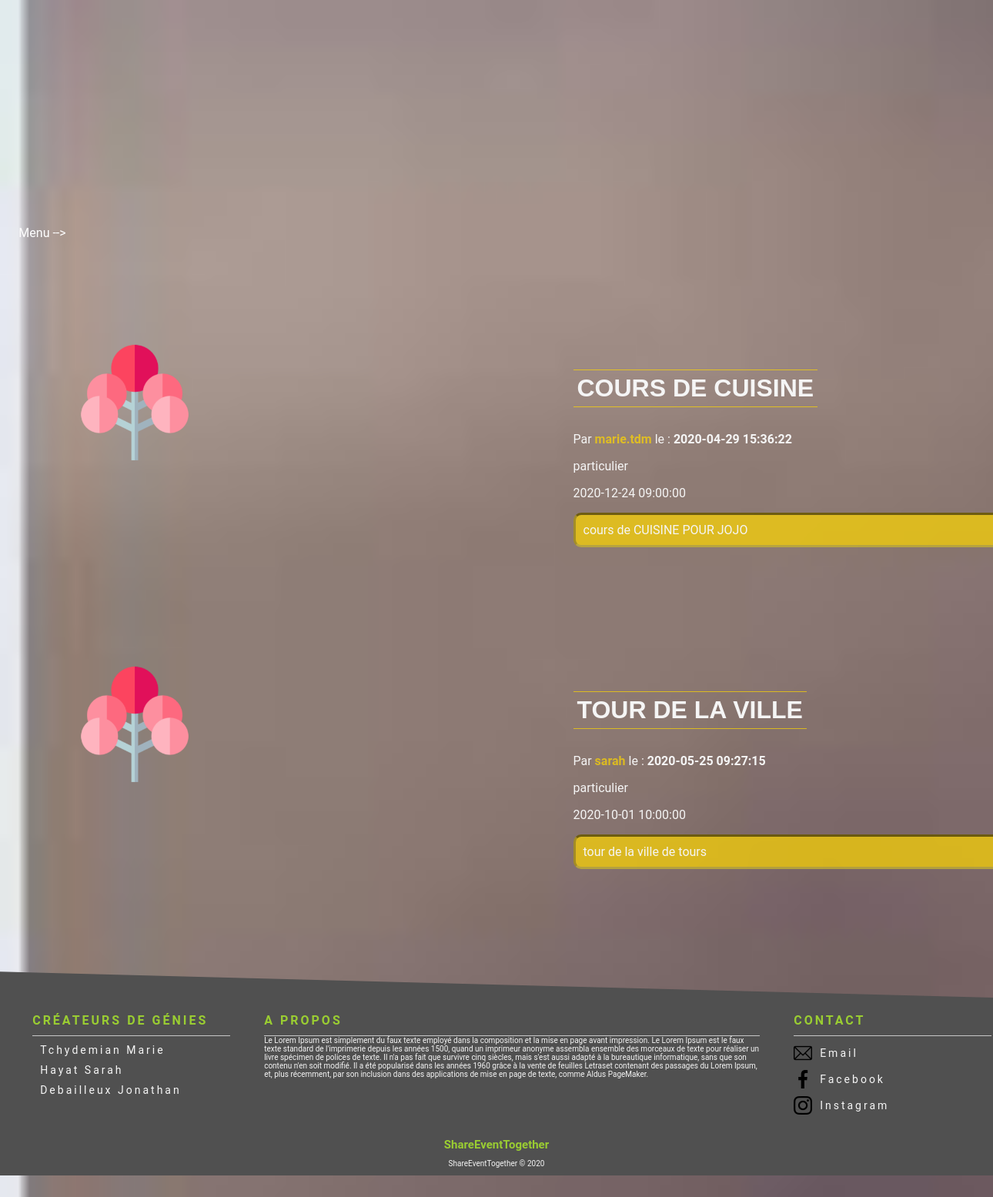
The app's page /php/searchHeader.php with its own data.
### tables this page shows
CREATE TABLE `evenements` (
  `id_evenement` int(11) NOT NULL,
  `id_utilisateur` int(11) NOT NULL,
  `date_poste` datetime NOT NULL DEFAULT CURRENT_TIMESTAMP,
  `description` text NOT NULL,
  `date_evenement` datetime NOT NULL,
  `titre_evenement` varchar(250) NOT NULL,
  `id_karma` int(11) DEFAULT NULL,
  `id_categorie` int(11) DEFAULT NULL,
  `adresse` varchar(250) NOT NULL,
  `code_postal` int(5) NOT NULL,
  `commune` varchar(250) NOT NULL,
  `y` float DEFAULT NULL,
  `x` float DEFAULT NULL
);

CREATE TABLE `utilisateurs` (
  `id_utilisateur` int(11) NOT NULL,
  `prenom` varchar(100) NOT NULL,
  `nom` varchar(100) NOT NULL,
  `date_naissance` date NOT NULL,
  `adresse` varchar(250) NOT NULL,
  `code_postale` int(5) NOT NULL,
  `pays` varchar(100) NOT NULL,
  `telephone` int(10) NOT NULL,
  `mail` varchar(250) NOT NULL,
  `pseudo` varchar(100) NOT NULL,
  `mot_de_passe` varchar(255) NOT NULL,
  `type_utilisateur` varchar(50) NOT NULL,
  `ville` varchar(200) NOT NULL,
  `date_creation_utilisateur` datetime DEFAULT CURRENT_TIMESTAMP,
  `karma` decimal(4,2) DEFAULT '0.00'
);

### php/searchHeader.php (the view, shortened to what this page needs)
<?php
require("../controllers/bdd.php");
?>
<!DOCTYPE html>
<html lang="fr">
<head>
    <link rel="stylesheet" href="../assets/css/events.css"/>
</head>
<body>
<?php
if (isset($_SESSION['username'])) {
    require("headerConnect.php");
} else {
    require("headerDisconnect.php");
}
$articles = $bdd->query('SELECT * FROM evenements as e LEFT JOIN utilisateurs as u ON e.id_utilisateur = u.id_utilisateur ORDER BY e.date_evenement DESC');
?>
<section class="fond">
    <div class="filter">
        <?php
        if ($articles->rowCount() > 0) {
        while ($donnees = $articles->fetch()) {
            ?>
            <div class="listOfEvent">
                <ul class="collectionItem">
                    <div class="pictureEvent">
                        <img id="imgTree" src="../assets/images/arbre_icon.png"/>
                    </div>
                    <div class="pictureEvent">
                        <h3 class="titleOfEvent"><?php echo $donnees['titre_evenement']; ?> </h3>
                        <p><?php echo "Par " ?> <b><a href="userProfil.php?id_user= <?php echo $donnees['id_utilisateur'] ?>"> <?php echo $donnees['pseudo'] ?></a></b> le : <b> <?php echo $donnees['date_poste'] ?></b></p>
                        <p><?php echo $donnees['type_utilisateur']; ?></p>
                        <p><?php echo $donnees['date_evenement']; ?></p>
                        <p class="description"><?php echo $donnees['description']; ?></p>
                    </div>
                </ul>
            </div>
            <?php
        }
        ?>
    </div>
</section>
<?php
require("footer.php");
?>
</body>
</html>
<?php
} else {
    ?>
    Aucun résultat pour : <?= $search ?>...
    <?php
}
?>

### assets/css/events.css (style rules this page uses)
body { margin: 0 !important; font-family: 'Roboto', sans-serif; color: whitesmoke; background: url(../images/test.jpg) no-repeat fixed; background-size: cover; }
.fond { display: flex; margin-left: 5%; margin-right: 5%; padding: 10px 10px 10px 10px; border-radius: 10px; top: 195px; height: 800px; width: 100%; overflow: scroll; }
.fond { display: block; }
#imgTree { width: 150px; }
.pictureEvent { width: 75%; padding-bottom: 10px; padding-left: 20px; position: relative; height: fit-content; margin-left: 5px; }
.listOfEvent { margin-bottom: 10%; }
.titleOfEvent { border-bottom: solid 1px rgba(255,215, 0,0.7); border-top: solid 1px rgba(255,215, 0,0.7); padding: 5px; font-size: 2rem; width: fit-content; text-align: center; text-transform: uppercase; font-family: 'Arbutus Slab', sans-serif ; }
.collectionItem { display: flex; flex-direction: row; margin: 0; padding: 0; justify-content: center; }
.description { background: rgba(255,215, 0,0.7) ; padding: 10px; color: whitesmoke; border-radius: 10px; width: fit-content; width: 88%; border: inset; border-bottom-color: rgba(97, 114, 133, 0.3) ; border-top-color: rgba(0, 0, 0, 0.5); border-right-color: rgba(0, 0, 0, 0.5) ; border-left-color: rgba(97, 114, 133, 0.3); }
a { text-decoration: none; color: rgba(255,215, 0,0.7); }

### assets/css/footer.css (style rules this page uses)
ul { list-style: none; }

### records on screen
evenements: titre_evenement "COURS DE CUISINE", id_utilisateur.pseudo "marie.tdm", date_poste "2020-04-29 15:36:22", id_utilisateur.type_utilisateur "particulier", date_evenement "2020-12-24 09:00:00", description "cours de CUISINE POUR JOJO"
evenements: titre_evenement "TOUR DE LA VILLE", id_utilisateur.pseudo "sarah", date_poste "2020-05-25 09:27:15", id_utilisateur.type_utilisateur "particulier", date_evenement "2020-10-01 10:00:00", description "tour de la ville de tours"
